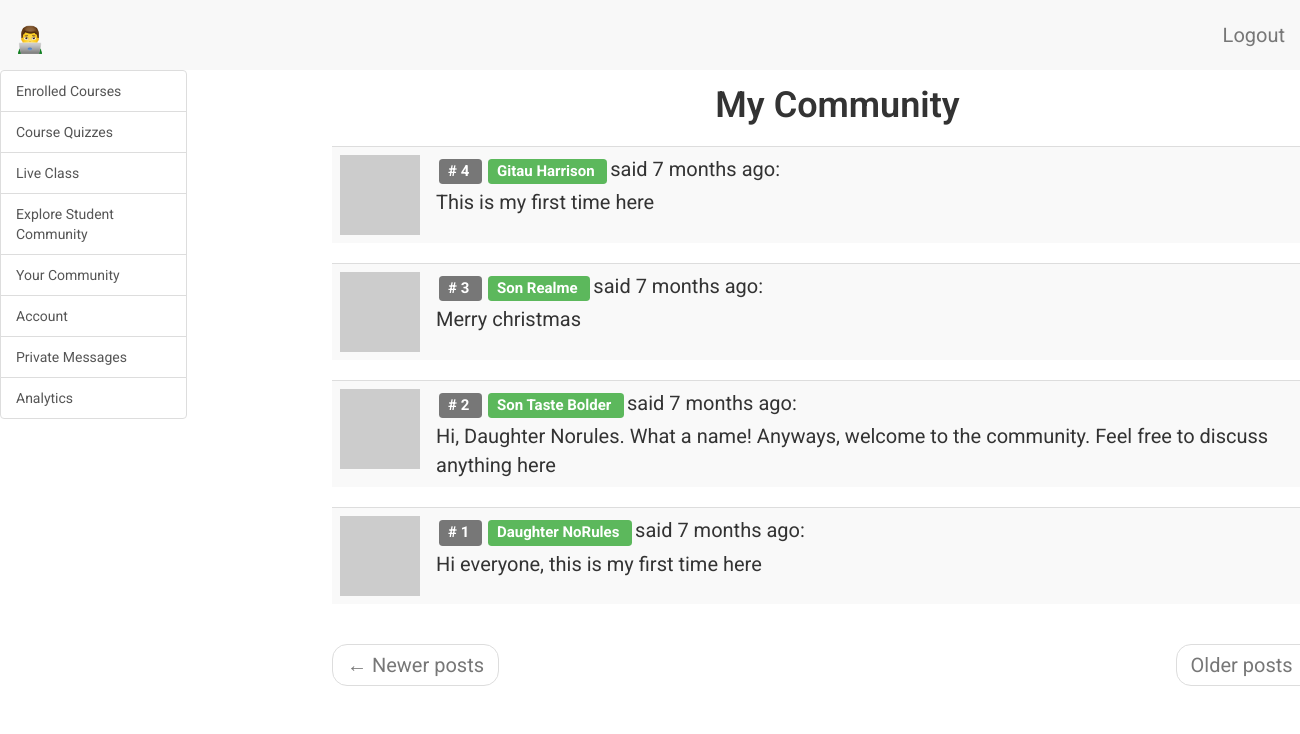
Screenshot of /student/dashboard/Son Taste Bolder/my-community (signed in) with the database file from the repository.
### app/models.py (models this page shows, shortened)
class CommunityComment(db.Model):
    __tablename__ = 'community_comment'
    id = db.Column(db.Integer, primary_key=True)
    body = db.Column(db.String(140))
    body_html = db.Column(db.Text)
    timestamp = db.Column(db.DateTime, index=True, default=datetime.utcnow)
    student_id = db.Column(db.Integer, db.ForeignKey('student.id'))

class Student(UserMixin, db.Model):
    __tablename__ = 'student'
    id = db.Column(db.Integer, primary_key=True)
    student_full_name = db.Column(db.String(64), index=True, unique=True)
    student_email = db.Column(db.String(120), index=True, unique=True)
    student_phone = db.Column(db.String(120), index=True, unique=True)
    student_school = db.Column(db.String(120), index=True)
    student_age = db.Column(db.Integer, index=True)
    student_course = db.Column(db.String(120), index=True)
    student_password_hash = db.Column(db.String(128))
    student_about_me = db.Column(db.String(140))
    student_last_seen = db.Column(db.DateTime, default=datetime.utcnow)
    parent_id = db.Column(db.Integer, db.ForeignKey('parent.id'))
    messages_sent = db.relationship(
        'StudentMessage',
        foreign_keys='StudentMessage.sender_id',
        backref='author',
        lazy='dynamic')
    messages_received = db.relationship(
        'StudentMessage',
        foreign_keys='StudentMessage.recipient_id',
        backref='recipient',
        lazy='dynamic')
    last_message_read_time = db.Column(db.DateTime)
    notifications = db.relationship(
        'StudentNotification',
        backref='student',
        lazy='dynamic')
    comments = db.relationship(
        'CommunityComment', backref='author', lazy='dynamic')
    webdev_chapter1_comments = db.relationship(
        'WebDevChapter1Comment', backref='author', lazy='dynamic')
    webdev_chapter2_comments = db.relationship(
        'WebDevChapter2Comment', backref='author', lazy='dynamic')
    webdev_chapter3_comments = db.relationship(
        'WebDevChapter3Comment', backref='author', lazy='dynamic')
    webdev_chapter1_objectives = db.relationship(
        'WebDevChapter1Objectives', backref='author', lazy='dynamic')
    webdev_chapter2_objectives = db.relationship(
        'WebDevChapter2Objectives', backref='author', lazy='dynamic')
    webdev_chapter3_objectives = db.relationship(
        'WebDevChapter3Objectives', backref='author', lazy='dynamic')
    webdev_chapter1_quiz_total_scores = db.relationship(
        'WebDevChapter1QuizTotalScore',
        backref='author',
        lazy='dynamic')
    webdev_chapter2_quiz_total_scores = db.relationship(
        'WebDevChapter2QuizTotalScore',
        backref='author',
        lazy='dynamic')
    webdev_chapter3_quiz_total_scores = db.relationship(
        'WebDevChapter3QuizTotalScore',
        backref='author',
        lazy='dynamic')
    webdev_chapter1_quiz_1_options = db.relationship(
        'WebDevChapter1Quiz1Options',
        backref='author',
        lazy='dynamic')
    webdev_chapter2_quiz_1_options = db.relationship(
        'WebDevChapter2Quiz1Options',
        backref='author',
        lazy='dynamic')
    webdev_chapter3_quiz_1_options = db.relationship(
        'WebDevChapter3Quiz1Options',
        backref='author',
        lazy='dynamic')
    webdev_chapter1_quiz_2_options = db.relationship(
        'WebDevChapter1Quiz2Options',
        backref='author',
        lazy='dynamic')
    webdev_chapter2_quiz_2_options = db.relationship(
        'WebDevChapter2Quiz2Options',
        backref='author',
        lazy='dynamic')
    webdev_chapter3_quiz_2_options = db.relationship(
        'WebDevChapter3Quiz2Options',
        backref='author',
        lazy='dynamic')
    webdev_chapter1_quiz_3_options = db.relationship(
        'WebDevChapter1Quiz3Options',
        backref='author',
        lazy='dynamic')
    webdev_chapter2_quiz_3_options = db.relationship(
        'WebDevChapter2Quiz3Options',
        backref='author',
        lazy='dynamic')
    webdev_chapter3_quiz_3_options = db.relationship(
        'WebDevChapter3Quiz3Options',
        backref='author',
        lazy='dynamic')
    webdev_chapter1_quiz_4_options = db.relationship(
        'WebDevChapter1Quiz4Options',
        backref='author',
        lazy='dynamic')
    webdev_chapter2_quiz_4_options = db.relationship(
        'WebDevChapter2Quiz4Options',
        backref='author',
        lazy='dynamic')
    webdev_chapter3_quiz_4_options = db.relationship(
        'WebDevChapter3Quiz4Options',
        backref='author',
        lazy='dynamic')
    webdev_chapter1_quiz_5_options = db.relationship(
        'WebDevChapter1Quiz5Options',
        backref='author',
        lazy='dynamic')
    webdev_chapter2_quiz_5_options = db.relationship(
        'WebDevChapter2Quiz5Options',
        backref='author',
        lazy='dynamic')
    webdev_chapter3_quiz_5_options = db.relationship(
        'WebDevChapter3Quiz5Options',
        backref='author',
        lazy='dynamic')
    general_multi_choice_answer_1 = db.relationship(
        'GeneralMultipleChoicesAnswer1',
        backref='author',
        lazy='dynamic')
    general_multi_choice_answer_2 = db.relationship(
        'GeneralMultipleChoicesAnswer2',
        backref='author',
        lazy='dynamic')
    general_multi_choice_answer_3 = db.relationship(
        'GeneralMultipleChoicesAnswer3',
        backref='author',
        lazy='dynamic')
    general_multi_choice_answer_4 = db.relationship(
        'GeneralMultipleChoicesAnswer4',
        backref='author',
        lazy='dynamic')
    general_multi_choice_answer_5 = db.relationship(
        'GeneralMultipleChoicesAnswer5',
        backref='author',
        lazy='dynamic')
    general_multi_choice_answer_6 = db.relationship(
        'GeneralMultipleChoicesAnswer6',
        backref='author',
        lazy='dynamic')
    general_multi_choice_answer_7 = db.relationship(
        'GeneralMultipleChoicesAnswer7',
        backref='author',
        lazy='dynamic')
    general_multi_choice_answer_8 = db.relationship(
        'GeneralMultipleChoicesAnswer8',
        backref='author',
        lazy='dynamic')
    general_multi_choice_answer_9 = db.relationship(
        'GeneralMultipleChoicesAnswer9',
        backref='author',
        lazy='dynamic')
    general_multi_choice_answer_10 = db.relationship(
        'GeneralMultipleChoicesAnswer10',
        backref='author',
        lazy='dynamic')
    def new_messages(self):
        last_read_time = self.last_message_read_time or datetime(1900, 1, 1)
        return StudentMessage.query.filter_by(recipient=self).filter(
            StudentMessage.timestamp > last_read_time).count()
    def avatar_student(self, size):
        digest = md5(self.student_email.lower().encode('utf-8')).hexdigest()
        return 'https://www.gravatar.com/avatar/{}?d=identicon&s={}'.format(
            digest, size)
    followed = db.relationship(
        'Student',
        secondary=followers,
        primaryjoin=(followers.c.follower_id == id),
        secondaryjoin=(followers.c.followed_id == id),
        backref=db.backref('followers', lazy='dynamic'), lazy='dynamic')
    def followed_comments(self):
        followed = CommunityComment.query.join(
            followers,
            (followers.c.followed_id == CommunityComment.student_id)).filter(
                followers.c.follower_id == self.id)
        own = CommunityComment.query.filter_by(student_id=self.id)
        return followed.union(own).order_by(CommunityComment.timestamp.desc())

### app/student/routes.py (the view, shortened to what this page needs)
@bp.route('/dashboard/<student_full_name>/my-community')
@login_required
def dashboard_my_community(student_full_name):
    student = Student.query.filter_by(
        student_full_name=student_full_name).first()
    comment_form = CommentForm()
    page = request.args.get('page', 1, type=int)
    comments = CommunityComment.query.filter_by(
        author=student).order_by(CommunityComment.timestamp.desc()).paginate(
            page, current_app.config['POSTS_PER_PAGE'], False)
    my_comments = student.followed_comments().paginate(
        page, current_app.config['POSTS_PER_PAGE'], False)
    next_url = url_for(
        'student.dashboard_account',
        student_full_name=student.student_full_name,
        page=comments.next_num) if comments.has_next else None
    prev_url = url_for(
        'student.dashboard_account',
        student_full_name=student.student_full_name,
        page=comments.prev_num) if comments.has_prev else None
    return render_template(
        'student/my_community.html',
        title='My Community',
        student=student,
        comment_form=comment_form,
        comments=comments.items,
        next_url=next_url,
        prev_url=prev_url,
        my_comments=my_comments.items)

### app/models.py (called while the page is built)
@login.user_loader
def load_user(id):
    admin = Admin.query.get(int(id))
    teacher = Teacher.query.get(int(id))
    student = Student.query.get(int(id))
    parent = Parent.query.get(int(id))
    if admin:
        return admin
    elif teacher:
        return teacher
    elif student:
        return student
    elif parent:
        return parent
    else:
        return None

### app/student/routes.py (called while the page is built)
@bp.before_request
def before_request():
    if current_user.is_authenticated:
        current_user.student_last_seen = datetime.utcnow()
        db.session.commit()

### app/templates/student/my_community.html (shortened to what this page needs)
{% extends 'base.html' %}
{% import 'bootstrap/wtf.html' as wtf %}
{% block student_app_content %}
    <div class="row">
        <div class="col-sm-12">
        </div>
    </div>
    <div class="row text-center">
        <div class="col-sm-12 student-content-title">
            <h1>{{ title }}</h1>
        </div>
    </div>
    <div id="your-community" class="tabcontent">
        <div class="row">
            <div class="col-sm-12">
                {% for comment in my_comments %}
                    {% include 'student/_comments_students.html' %}
                {% endfor %}
            </div>
        </div>
        <div class="row">
            <div class="col-sm-12">
                <nav aria-label="...">
                    <ul class="pager">
                        <li class="previous{% if not prev_url %} disabled{% endif %}">
                            <a href="{{ prev_url or '#' }}">
                                <span aria-hidden="true">&larr;</span> Newer posts
                            </a>
                        </li>
                        <li class="next{% if not next_url %} disabled{% endif %}">
                            <a href="{{ next_url or '#' }}">
                                Older posts <span aria-hidden="true">&rarr;</span>
                            </a>
                        </li>
                    </ul>
                </nav>
            </div>
        </div>
    </div>
{% endblock %}

### app/templates/student/_comments_students.html
<table class="table table-striped">
    <tr valign='top'>
        <td width="30px">
            <a href=" {{ url_for('student.profile_student', student_full_name=comment.author.student_full_name) }} ">
                <img src=" {{ comment.author.avatar_student(30) }}  ">
            </a>
        </td>
        <td>
            <span class="comment-id label label-default"># {{ comment.id }} </span>
            <span class="student_popup">
                <a href="{{ url_for('student.profile_student', student_full_name=comment.author.student_full_name) }}">
                    <span class="label label-success"> {{ comment.author.student_full_name }} </span>
                </a>
            </span>
            said {{ moment(comment.timestamp).fromNow() }}:
            <br>
            <div class="comment-body">
                {% if comment.body_html %}
                    {{ comment.body_html | safe }}
                {% else %}
                    {{ comment.body }}
                {% endif %}
            </div>
        </td>
    </tr>
</table>

### app/static/css/main.css (style rules this page uses)
.label { margin: 3px; }
html, body { font-family: 'Roboto', sans-serif; }
h1 { padding-bottom: 10px; font-weight: 600; margin-top: 0px; padding-top: 0px; }
p, li { line-height: 30px; margin-top: 10px; margin-bottom: 10px; }
p, li, td, .btn, .btn-alt, .schedule-btn { font-size: 20px; }
.comment-body { margin-top: 5px; }
.review-title h1, .student-content-title h1, .admin-content-title h1 { padding-top: 15px; }
.tabcontent { float: left; padding: 0px 12px; width: 99%; border-left: none; height: 300px; }

### rows the page displays
CommunityComment: id "4", author.student_full_name "Gitau Harrison", timestamp "7 months ago", body "This is my first time here"
CommunityComment: id "3", author.student_full_name "Son Realme", timestamp "7 months ago", body "Merry christmas"
CommunityComment: id "2", author.student_full_name "Son Taste Bolder", timestamp "7 months ago", body "Hi, Daughter Norules. What a name! Anyways, welcome to the community. Feel free to discuss anything here"
CommunityComment: id "1", author.student_full_name "Daughter NoRules", timestamp "7 months ago", body "Hi everyone, this is my first time here"

### other values shown
{{ title }} "My Community"
